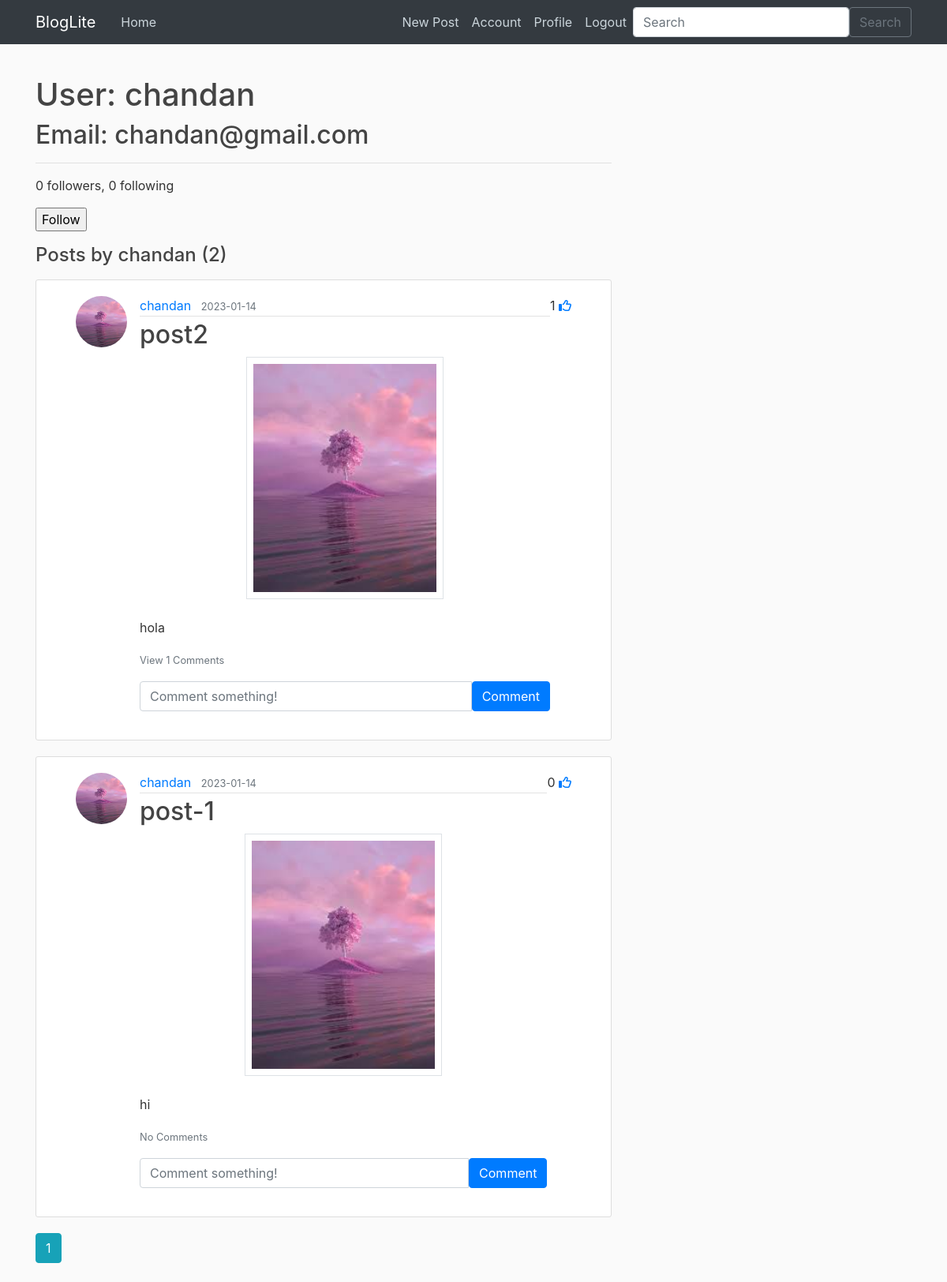
The page /feed/chandan (signed in) on the database its author committed.
### application/models.py (models this page shows, shortened)
class User(db.Model, UserMixin):
    id = db.Column(db.Integer, primary_key=True)
    username = db.Column(db.String(20), unique=True, nullable=False)
    email = db.Column(db.String(30), unique=True, nullable=False)
    image_file = db.Column(db.String(20), nullable=False, default='default.jpg')
    password = db.Column(db.String(60), nullable=False)
    posts = db.relationship('Post', backref='author', lazy=True)
    comments = db.relationship('Comment', backref='user', lazy=True)
    likes = db.relationship('Like', backref='user', lazy=True)
    followed = db.relationship(
        'User', secondary=followers,
        primaryjoin=(followers.c.follower_id == id),
        secondaryjoin=(followers.c.followed_id == id),
        backref=db.backref('followers', lazy='dynamic'), lazy='dynamic')
    def is_following(self, user):
        return self.followed.filter(
            followers.c.followed_id == user.id).count() > 0

class Post(db.Model):
    id = db.Column(db.Integer, primary_key=True)
    title = db.Column(db.String(100), nullable=False)
    date_posted = db.Column(db.DateTime, nullable=False, default=datetime.utcnow)
    image_file = db.Column(db.String(20), nullable=False, default='default.jpg')
    content = db.Column(db.Text, nullable=False)
    user_id = db.Column(db.Integer, db.ForeignKey('user.id'), nullable=False)
    comments = db.relationship('Comment', backref='post', lazy=True)
    likes = db.relationship('Like', backref='post', lazy=True)

### application/routes.py (the view)
@app.route("/feed/<string:username>")
def user_posts(username):
    page = request.args.get('page', 1, type=int)
    user = User.query.filter_by(username=username).first_or_404()
    posts = Post.query.filter_by(author=user)\
        .order_by(Post.date_posted.desc())\
        .paginate(page=page, per_page=5)
    return render_template('user.html', user=user, posts=posts)

### application/forms.py
class SearchForm(FlaskForm):
    searched = StringField('Searched', validators=[DataRequired()])
    submit = SubmitField('Submit')

### application/models.py (called while the page is built)
@login_manager.user_loader
def load_user(user_id):
    return User.query.get(int(user_id))

### application/routes.py (called while the page is built)
@app.context_processor
def layout():
    form=SearchForm()
    return dict(form=form)

### application/templates/user.html (shortened to what this page needs)
{% extends "layout.html" %}
{% block content %}
    <h1>User: {{ user.username }}</h1>
    <h2>Email: {{ user.email }}</h2>
    <hr>
        <p>{{ user.followers.count() }} followers, {{ user.followed.count() }} following</p>
        {% if user == current_user %}
        <p><a href="{{ url_for('account') }}">Edit your profile</a></p>
        {% elif not current_user.is_following(user) %}
        <p>
            <form action="{{ url_for('follow', username=user.username) }}" method="post">
                {{ form.submit(value='Follow') }}
            </form>
        </p>
        {% endif %}
    <h4 class="mb-3">Posts by {{ user.username }} ({{ posts.total }})</h4>
    {% for post in posts.items %}
        <article class="media content-section">
          <img class="rounded-circle article-img" src="{{ url_for('static', filename='profile_pics/' + post.author.image_file) }}">
          <div class="media-body">
            <div class="article-metadata">
              <a class="mr-2" href="{{ url_for('user_posts', username=post.author.username) }}">{{ post.author.username }}</a>
              <small class="text-muted">{{ post.date_posted.strftime('%Y-%m-%d') }}</small>
            </div>
            <h2><a class="article-title" href="{{ url_for('post', post_id=post.id) }}">{{ post.title }}</a></h2>
            <div class="text-center">
                <img src="{{ url_for('static' , filename = 'post_photos/'+ post.image_file )}}" class="border shadow p-2" style="width:250px;" alt="">
            </div><br>
            <p class="article-content">{{ post.content }}</p>
          <p class="card-text">
            {% if post.comments|length > 0 %}
            <small class="text-muted" data-toggle="collapse" data-target="#comments-{{post.id}}">
              View {{post.comments|length}} Comments</small>
            {% else %}
            <small class="text-muted">No Comments</small>
            {% endif %}
          </p>
          <form
            class="input-group mb-3"
            method="POST"
            action= "/create_comment/{{post.id}}"
          >
            <input
              type="text"
              id="text"
              name="text"
              class="form-control"
              placeholder="Comment something!"
            />
            <button type="submit" class="btn btn-primary">Comment</button>
          </form>
        </div>
         <div>
          {{ post.likes|length }}
          <a href="/like-post/{{post.id}}">
            <i class="far fa-thumbs-up"></i>
          </a>
        </div>
    </article>
    {% endfor %}
    {% for page_num in posts.iter_pages(left_edge=1, right_edge=1, left_current=1, right_current=2) %}
      {% if page_num %}
        {% if posts.page == page_num %}
          <a class="btn btn-info mb-4" href="{{ url_for('user', username=user.username, page=page_num) }}">{{ page_num }}</a>
        {% else %}
          <a class="btn btn-outline-info mb-4" href="{{ url_for('user', username=user.username, page=page_num) }}">{{ page_num }}</a>
        {% endif %}
      {% endif %}
    {% endfor %}
{% endblock %}

### application/static/main.css (style rules this page uses)
body { background: #fafafa; color: #333333; margin-top: 5rem; }
h1, h2, h3, h4, h5, h6 { color: #444444; }
.content-section { background: #ffffff; padding: 20px 50px; border: 1px solid #dddddd; border-radius: 3px; margin-bottom: 20px; }
.article-title { color: #444444; }
.article-content { white-space: pre-line; }
.article-img { height: 65px; width: 65px; margin-right: 16px; }
.article-metadata { padding-bottom: 1px; margin-bottom: 4px; border-bottom: 1px solid #e3e3e3 }

### rows shown on the page
User: username "chandan", email "chandan@gmail.com"
Post: image_file (placeholder picture), author.username "chandan", date_posted "2023-01-14", title "post2", content "hola", comments|length "1", likes|length "1"
Post: image_file (placeholder picture), author.username "chandan", date_posted "2023-01-14", title "post-1", content "hi", shows "No Comments", likes|length "0"

### other values the page prints
{{ user.followers.count() }} "0"
{{ user.followed.count() }} "0"
{{ posts.total }} "2"
{{ page_num }} "1"
